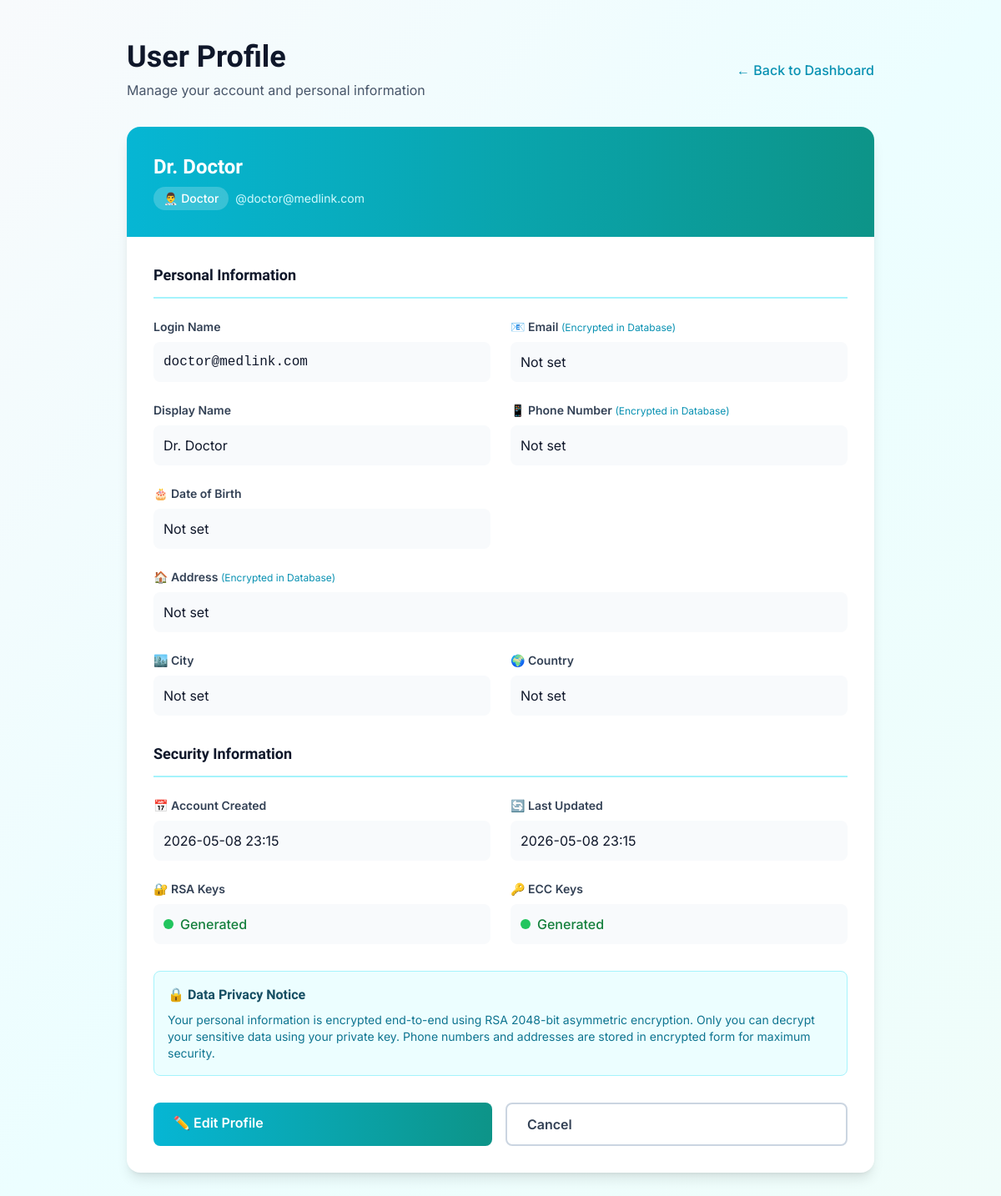
The app's page /profile (signed in), older data.
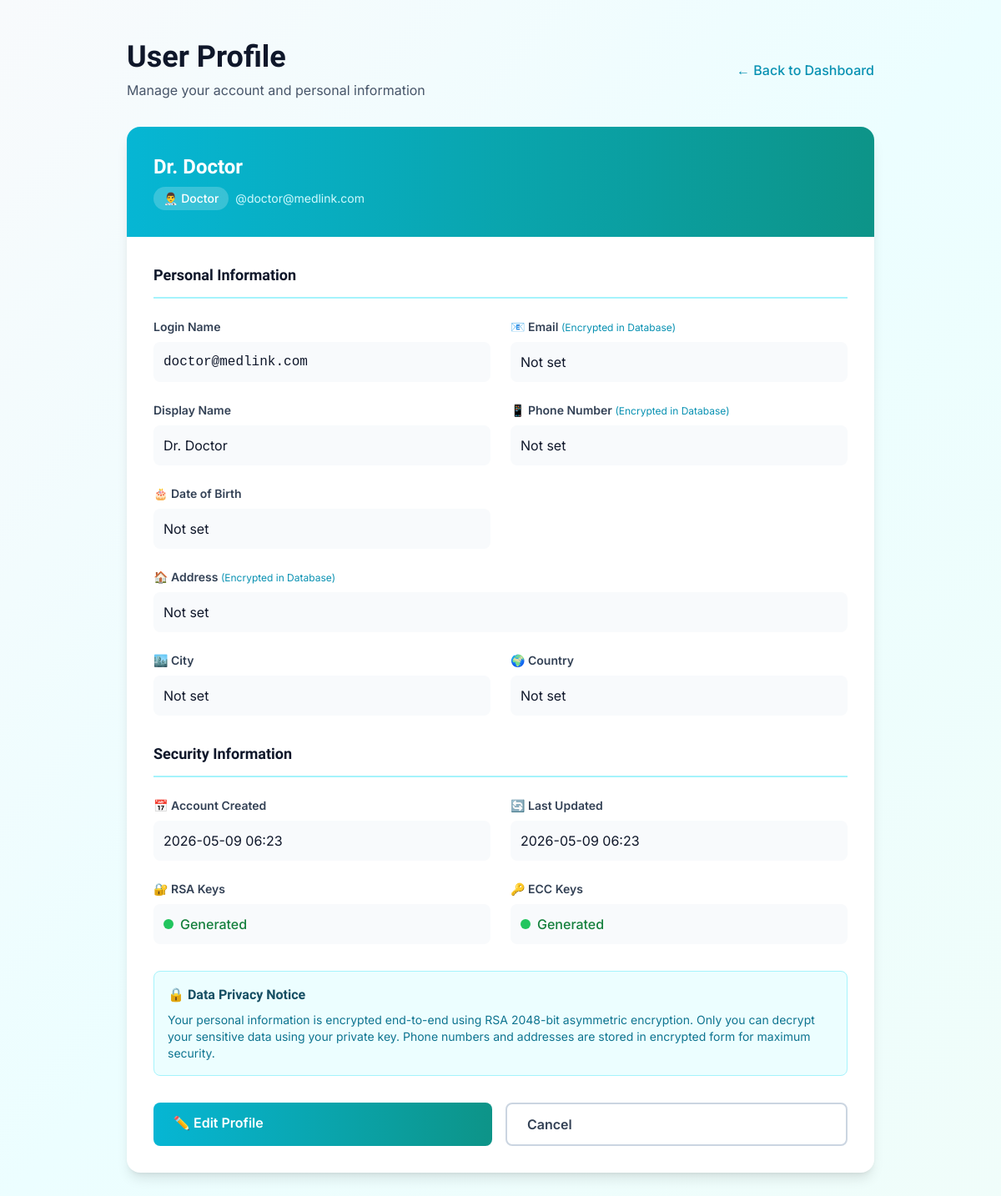
The same page, newer data.
### models.py (models this page shows, shortened)
class User(db.Model):
    __tablename__ = 'users'
    id = db.Column(db.Integer, primary_key=True)
    username = db.Column(db.String(120), unique=True, nullable=False, index=True)
    role = db.Column(db.String(20), nullable=False)  # 'patient', 'doctor', 'specialist', 'admin'
    password_hash = db.Column(db.String(255), nullable=False)
    encrypted_email = db.Column(db.Text, nullable=True)  # RSA encrypted, only decrypted with private key
    rsa_public_key = db.Column(db.Text, nullable=True)  # JSON: {"e": int, "n": int}
    rsa_private_key = db.Column(db.Text, nullable=True)  # JSON: {"d": int, "n": int} - Stored securely
    ecc_public_key = db.Column(db.Text, nullable=True)  # JSON: {"x": int, "y": int}
    ecc_private_key = db.Column(db.Text, nullable=True)  # JSON: {"k": int} - Stored securely
    public_key = db.Column(db.Text, nullable=True)  # For encryption purposes
    encrypted_profile = db.Column(db.Text, nullable=True)  # Encrypted email/NID
    display_name = db.Column(db.String(120), nullable=True)
    phone = db.Column(db.Text, nullable=True)  # Encrypted
    date_of_birth = db.Column(db.String(20), nullable=True)
    address = db.Column(db.Text, nullable=True)  # Encrypted
    city = db.Column(db.String(100), nullable=True)
    country = db.Column(db.String(100), nullable=True)
    two_fa_enabled = db.Column(db.Boolean, default=False)
    two_fa_challenge = db.Column(db.String(10), nullable=True)
    two_fa_timestamp = db.Column(db.DateTime, nullable=True)
    encrypted_nid = db.Column(db.Text, nullable=True)
    encrypted_blood_group = db.Column(db.Text, nullable=True)
    nid_mac = db.Column(db.String(255), nullable=True)
    license_number = db.Column(db.String(120), nullable=True, index=True)
    license_verified = db.Column(db.Boolean, default=False)
    last_key_rotation = db.Column(db.DateTime, nullable=True)
    is_approved = db.Column(db.Boolean, default=False)  # False for new registrations
    approved_at = db.Column(db.DateTime, nullable=True)
    approved_by_admin_id = db.Column(db.Integer, db.ForeignKey('users.id'), nullable=True)
    created_at = db.Column(db.DateTime, default=datetime.now)
    updated_at = db.Column(db.DateTime, default=datetime.now, onupdate=datetime.now)
    sent_referrals = db.relationship('Referral', foreign_keys='Referral.sender_id', backref='sender', lazy=True)
    received_referrals = db.relationship('Referral', foreign_keys='Referral.receiver_id', backref='receiver', lazy=True)
    sent_messages = db.relationship('Message', foreign_keys='Message.sender_id', backref='sender_msg', lazy=True)
    received_messages = db.relationship('Message', foreign_keys='Message.receiver_id', backref='receiver_msg', lazy=True)
    def get_display_name(self):
        if self.display_name:
            return self.display_name
    def get_phone(self):
        if not self.phone:
            return None
        if self.phone and len(self.phone) > 20 and all(c in '0123456789abcdef' for c in self.phone.lower()):
            return self.decrypt_field(self.phone)
        return self.phone
    def get_address(self):
        if not self.address:
            return None
        if self.address and len(self.address) > 20 and all(c in '0123456789abcdef' for c in self.address.lower()):
            return self.decrypt_field(self.address)
        return self.address
    def get_date_of_birth(self):
        if not self.date_of_birth:
            return None
        if self.date_of_birth and len(self.date_of_birth) > 20 and all(c in '0123456789abcdef' for c in self.date_of_birth.lower()):
            return self.decrypt_field(self.date_of_birth)
        return self.date_of_birth
    def get_email(self):
        if not self.encrypted_email:
            return None
        if self.encrypted_email and len(self.encrypted_email) > 20 and all(c in '0123456789abcdef' for c in self.encrypted_email.lower()):
            return self.decrypt_field(self.encrypted_email)
        return self.encrypted_email

### app.py (the view)
@app.route('/profile')
def profile():
    if 'user_id' not in session:
        return redirect(url_for('login'))
    user_id = session.get('user_id')
    user = User.query.get(user_id)
    if not user:
        session.clear()
        return redirect(url_for('login'))
    user_profile = {
        'id': user.id,
        'username': user.username,
        'display_name': user.display_name,
        'role': user.role,
        'phone': user.get_phone(),
        'address': user.get_address(),
        'date_of_birth': user.get_date_of_birth(),
        'email': user.get_email(),
        'city': user.city,
        'country': user.country,
        'created_at': user.created_at,
        'updated_at': user.updated_at,
        'rsa_keys': 'Generated' if user.rsa_public_key else 'Not Generated',
        'ecc_keys': 'Generated' if user.ecc_public_key else 'Not Generated'
    }
    return render_template('profile.html', user=user, user_profile=user_profile)

### templates/profile.html (shortened to what the changed rows need)
{% extends "base.html" %}
{% block content %}
<div class="min-h-screen bg-gradient-to-br from-slate-50 via-cyan-50 to-teal-50 py-12 px-4">
    <div class="max-w-4xl mx-auto">
        <div class="mb-8">
            <div class="flex items-center justify-between">
                <div>
                    <h1 class="text-4xl font-bold text-slate-900 mb-2">User Profile</h1>
                </div>
            </div>
        </div>
        <div class="bg-white rounded-2xl shadow-lg overflow-hidden">
            <div class="bg-gradient-to-r from-cyan-500 to-teal-600 p-8 text-white">
                <h2 class="text-2xl font-bold mb-2">{{ user.get_display_name() }}</h2>
                <div class="flex items-center gap-2">
                    <span class="inline-block px-3 py-1 bg-white bg-opacity-20 rounded-full text-sm font-medium">
                        {% if user.role == 'doctor' %}
                            👨‍⚕️ Doctor
                        {% elif user.role == 'specialist' %}
                            👨‍⚕️ Specialist
                        {% else %}
                            🧑‍🔬 Patient
                        {% endif %}
                    </span>
                    <span class="text-sm text-cyan-100">@{{ user.username }}</span>
                </div>
            </div>
            <div class="p-8">
                <div class="mb-8">
                    <div class="grid grid-cols-1 md:grid-cols-2 gap-6">
                        <div>
                            <div class="p-3 bg-slate-50 rounded-lg">
                                <p class="text-slate-900 font-mono">{{ user.username }}</p>
                            </div>
                        </div>
                        <div>
                            <div class="p-3 bg-slate-50 rounded-lg">
                                <p class="text-slate-900">{{ user.display_name or 'Not set' }}</p>
                            </div>
                        </div>
                        <div>
                            <div class="p-3 bg-slate-50 rounded-lg">
                                <p class="text-slate-900">{{ user.city or 'Not set' }}</p>
                            </div>
                        </div>
                        <div>
                            <div class="p-3 bg-slate-50 rounded-lg">
                                <p class="text-slate-900">{{ user.country or 'Not set' }}</p>
                            </div>
                        </div>
                    </div>
                </div>
                <div class="mb-8">
                    <div class="grid grid-cols-1 md:grid-cols-2 gap-6">
                        <div>
                            <div class="p-3 bg-slate-50 rounded-lg">
                                <p class="text-slate-900">{{ user.created_at.strftime('%Y-%m-%d %H:%M') }}</p>
                            </div>
                        </div>
                        <div>
                            <div class="p-3 bg-slate-50 rounded-lg">
                                <p class="text-slate-900">{{ user.updated_at.strftime('%Y-%m-%d %H:%M') }}</p>
                            </div>
                        </div>
                    </div>
                </div>
            </div>
        </div>
    </div>
</div>
{% endblock %}

Row changes from the older to the newer data that the page shows:
changed User "Dr. Doctor": created_at "2026-05-08 23:15" → "2026-05-09 06:23"; updated_at "2026-05-08 23:15" → "2026-05-09 06:23"
